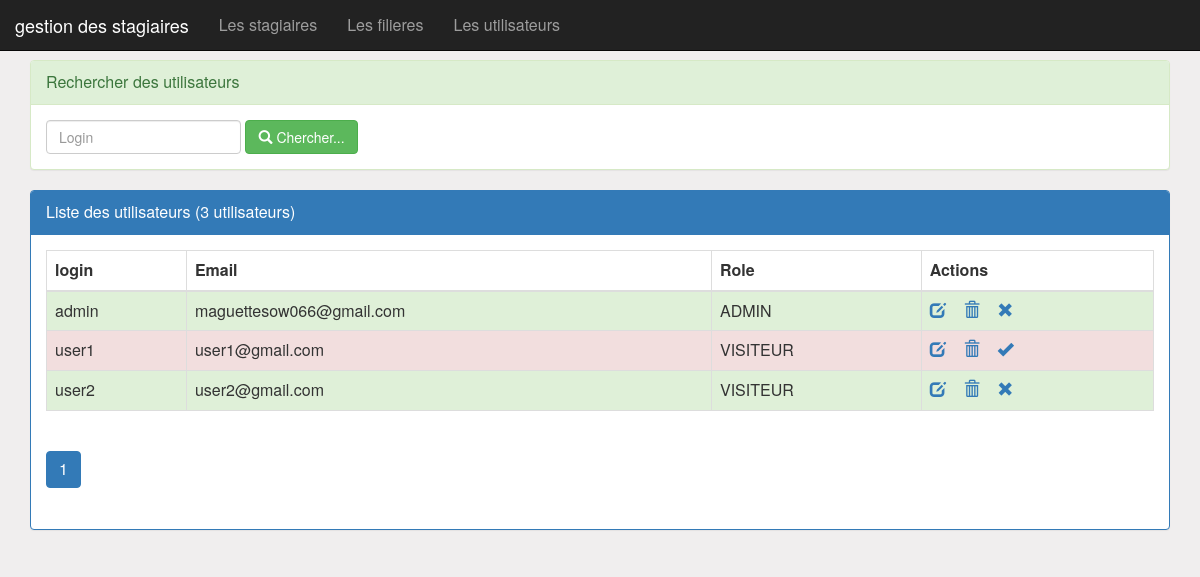
The page /utilisateurs.php (signed in) on the database its author committed.
### tables this page shows
create table utilisateurs(
    iduser int primary key auto_increment, 
   logins VARCHAR(50),
    email VARCHAR(255),
    roles  VARCHAR(50),
    etat int,
    pwd VARCHAR(255)
);

### utilisateurs.php (the view, shortened to what this page needs)
<?php
    require_once("connexiondb.php");
    $login=isset($_GET['logins'])?$_GET['logins']:"";
    $size=isset($_GET['size'])?$_GET['size']:3;
    $page=isset($_GET['page'])?$_GET['page']:1;
    $requeteUser="select * from utilisateurs where logins like '%$login%'";
    $requeteCount="select count(*) countUser from utilisateurs";
    $resultatUser=$pdo->query($requeteUser);
    $resultatCount=$pdo->query($requeteCount);
    $tabCount=$resultatCount->fetch();
    $nbrUser=$tabCount['countUser'];
    $reste=$nbrUser % $size;
    if($reste===0)
        $nbrPage=$nbrUser/$size;
    else
        $nbrPage=floor($nbrUser/$size)+1;
?>
<!DOCTYPE html>
<html>
<head>
<link rel="stylesheet" href="//netdna.bootstrapcdn.com/bootstrap/3.1.1/css/bootstrap.min.css">
<link rel="stylesheet" href="css/monstyle.css">
<link rel="stylesheet" type="text/css" href="css/font-awesome.min.css">
</head>
<body>
        <?php include("menu.php"); ?>
        <div class="container">
            <div class="panel panel-success margetop60">
				<div class="panel-heading">Rechercher des utilisateurs</div>
				<div class="panel-body">
					<form method="get" action="utilisateurs.php" class="form-inline">
						<div class="form-group">
                            <input type="text" name="login"
                                   placeholder="Login"
                                   class="form-control"
                                   value="<?php echo $login ?>"/>
                        </div>
				        <button type="submit" class="btn btn-success">
                            <span class="glyphicon glyphicon-search"></span>
                            Chercher...
                        </button>
					</form>
				</div>
			</div>
            <div class="panel panel-primary">
                <div class="panel-heading">Liste des utilisateurs (<?php echo $nbrUser ?> utilisateurs)</div>
                <div class="panel-body">
                    <table class="table table-striped table-bordered">
                        <thead>
                            <tr>
                                <th>login</th> <th>Email</th> <th>Role</th> <th>Actions</th>
                            </tr>
                        </thead>
                        <tbody>
                            <?php while($user=$resultatUser->fetch()){ ?>
                                <tr class="<?php echo $user['etat']==1?'success':'danger'?>">
                                    <td><?php echo $user['logins'] ?> </td>
                                    <td><?php echo $user['email'] ?> </td>
                                    <td><?php echo $user['roles'] ?> </td>
                                   <td>
                                        <a href="editerUtilisateur.php?idu=<?php echo $user['iduser'] ?>">
                                            <span class="glyphicon glyphicon-edit"></span>
                                        </a>
                                        <a onclick="return confirm('Etes vous sur de vouloir supprimer cet utilisateur')"
                                            href="supprimerUtilisateur.php?idUser=<?php echo $user['iduser'] ?>">
                                                <span class="glyphicon glyphicon-trash"></span>
                                        </a>
                <a href="activerUtilisateur.php?idUser=<?php echo $user['iduser'] ?>&etat=<?php echo $user['etat']  ?>">
                                                <?php
                                                    if($user['etat']==1)
                                                        echo '<span class="glyphicon glyphicon-remove"></span>';
                                                    else
                                                        echo '<span class="glyphicon glyphicon-ok"></span>';
                                                ?>
                                            </a>
                                        </td>
                                </tr>
                             <?php } ?>
                        </tbody>
                    </table>
                <div>
                    <ul class="pagination">
                        <?php for($i=1;$i<=$nbrPage;$i++){ ?>
                            <li class="<?php if($i==$page) echo 'active' ?>">
            <a href="utilisateurs.php?page=<?php echo $i;?>&login=<?php echo $login ?>">
                                    <?php echo $i; ?>
                                </a>
                             </li>
                        <?php } ?>
                    </ul>
                </div>
                </div>
            </div>
        </div>
    </body>
</HTML>

### css/monstyle.css (style rules this page uses)
.margetop60 { margin-top: 60px; }
body { background-color: rgb(240, 238, 238); font-size: 16px; }

### rows shown on the page
utilisateurs: logins "admin", email "maguettesow066@gmail.com", roles "ADMIN", etat 1 (drawn)
utilisateurs: logins "user1", email "user1@gmail.com", roles "VISITEUR", etat 0 (drawn)
utilisateurs: logins "user2", email "user2@gmail.com", roles "VISITEUR", etat 1 (drawn)

### other values the page prints
$nbrUser "3"
